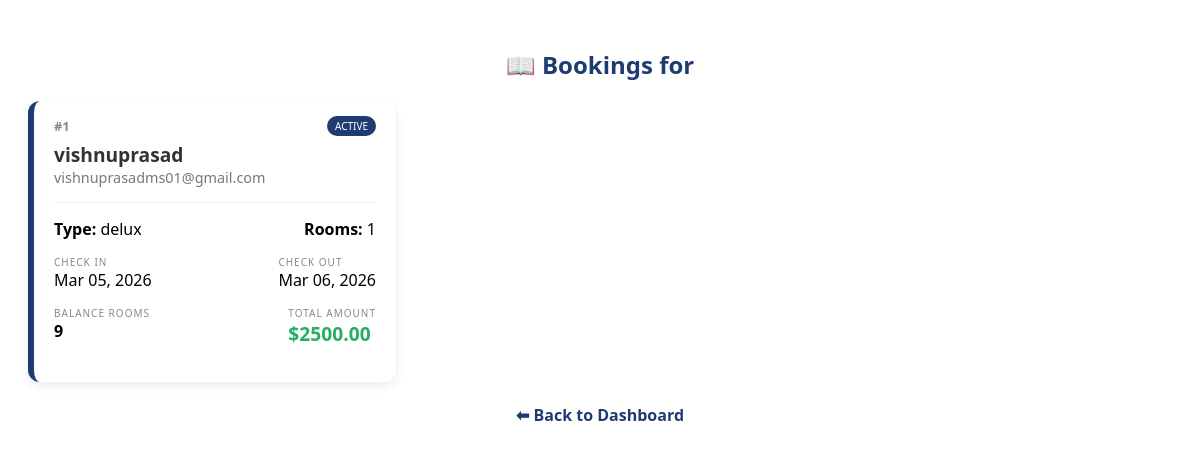
/hotel/dashboard/bookings/ (signed in), run on an earlier commit of the app's database.
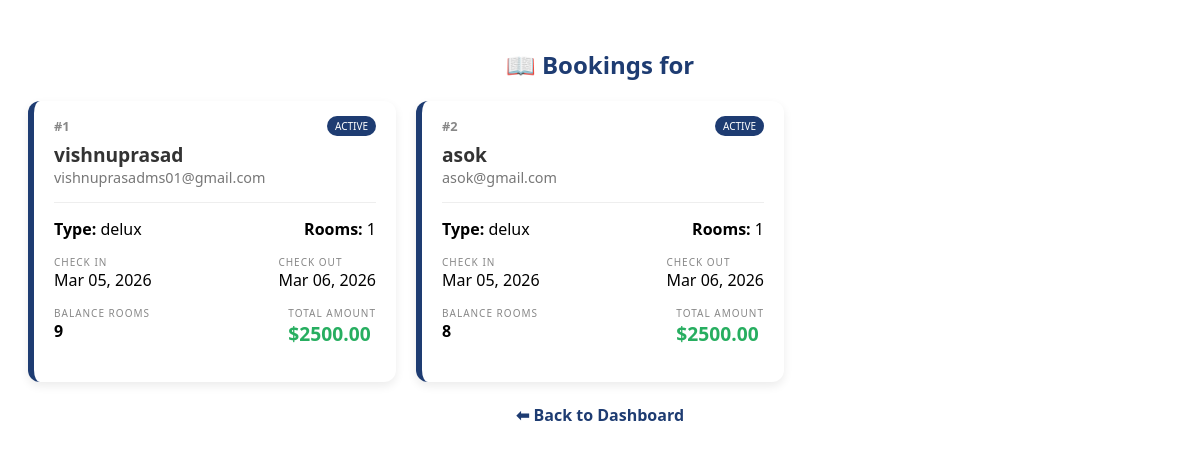
And on a later commit of the database.
### booking/models.py (models this page shows, shortened)
class Hotelbooking(models.Model):
    ROOM_CHOICES = (
        ('Normal', 'Normal'),
        ('2 star', '2 star'),
        ('5 star', '5 star'),
        ('delux', 'delux'),
    )
    user = models.ForeignKey(User, on_delete=models.CASCADE, related_name='bookings')
    hotel=models.ForeignKey(Hotel,on_delete=models.CASCADE,default=1)
    rooms=models.ForeignKey(Room,on_delete=models.CASCADE,default=1)
    assigned_room = models.ForeignKey(RoomNumber, on_delete=models.SET_NULL, null=True)
    room_type=models.CharField(max_length=100, choices=ROOM_CHOICES , default='Normal')
    name =models.CharField(max_length=100)
    email = models.EmailField()
    count = models.IntegerField()
    check_in = models.DateField()
    check_out = models.DateField()
    is_available =models.BooleanField(default=True)
    balance_rooms=models.IntegerField(default=0)
    total_amount=models.DecimalField (max_digits=10,decimal_places=2,default=0)

### booking/views.py (the view)
# urls.py: path('hotel/dashboard/bookings/',hotel_bookings_dashboard, name='hotel_bookings_dashboard'),
def hotel_bookings_dashboard(request):
    hotel_id = request.session.get('hotel_id')
    if not hotel_id:
        return redirect('hotels_login')
    bookings = Hotelbooking.objects.filter(hotel_id=hotel_id)
    return render(request, 'hotel_booking_dashboard.html', {
        'bookings': bookings
    })

### templates/hotel_booking_dashboard.html (shortened to what this page needs)
<div class="container" style="padding: 20px; font-family: 'Segoe UI', sans-serif;">
    <h2 style="text-align: center; color: #1e3c72;">📖 Bookings for {{ hotel.name }}</h2>
    <div class="booking-grid">
        {% now "Y-m-d" as today_str %}
        {% for booking in bookings %}
        <div class="booking-card {% if booking.check_out|date:'Y-m-d' < today_str %}expired{% endif %}">
            <div class="card-header">
                <span class="booking-id">#{{ booking.id }}</span>
                <span class="status-badge">
                    {% if booking.check_out|date:'Y-m-d' < today_str %}
                        Completed
                    {% else %}
                        Active
                    {% endif %}
                </span>
            </div>
            <div class="card-body">
                <div class="guest-name">{{ booking.name }}</div>
                <div class="guest-email">{{ booking.email }}</div>
                <hr>
                <div class="details-row">
                    <span><strong>Type:</strong> {{ booking.room_type }}</span>
                    <span><strong>Rooms:</strong> {{ booking.count }}</span>
                </div>
                <div class="date-row">
                    <div class="date-box">
                        <small>Check In</small>
                        <div>{{ booking.check_in|date:"M d, Y" }}</div>
                    </div>
                    <div class="date-box">
                        <small>Check Out</small>
                        <div>{{ booking.check_out|date:"M d, Y" }}</div>
                    </div>
                </div>
                <div class="financial-row">
                    <div>
                        <small>Balance Rooms</small>
                        <div class="val">{{ booking.balance_rooms }}</div>
                    </div>
                    <div>
                        <small>Total Amount</small>
                        <div class="val" style="color: #27ae60; font-size: 1.2rem;">${{ booking.total_amount }}</div>
                    </div>
                </div>
            </div>
        </div>
        {% empty %}
        <p style="text-align: center; width: 100%;">No bookings found for this hotel.</p>
        {% endfor %}
    </div>
    <br>
    <div style="text-align: center;">
        <a href="{% url 'hotel_dashboard' %}" style="text-decoration: none; color: #1e3c72; font-weight: bold;">
            ⬅ Back to Dashboard
        </a>
    </div>
</div>

### templates/hotel_booking_dashboard.html (style rules this page uses)
.booking-grid { display: grid; grid-template-columns: repeat(auto-fill, minmax(300px, 1fr)); gap: 20px; max-width: 1200px; margin: auto; }
.booking-card { background: white; border-radius: 12px; box-shadow: 0 4px 10px rgba(0,0,0,0.08); border-left: 6px solid #1e3c72; transition: 0.3s; }
.card-header { padding: 15px 20px 5px; display: flex; justify-content: space-between; align-items: center; }
.booking-id { font-size: 0.8rem; color: #888; font-weight: bold; }
.status-badge { background: #1e3c72; color: white; font-size: 10px; padding: 3px 8px; border-radius: 20px; text-transform: uppercase; }
.card-body { padding: 0 20px 20px; }
.guest-name { font-size: 1.2rem; font-weight: bold; color: #333; }
.guest-email { font-size: 0.9rem; color: #777; margin-bottom: 10px; }
.details-row, .date-row, .financial-row { display: flex; justify-content: space-between; margin: 15px 0; }
.date-box small, .financial-row small { display: block; color: #888; text-transform: uppercase; font-size: 10px; letter-spacing: 1px; }
.val { font-weight: bold; }
hr { border: 0; border-top: 1px solid #eee; margin: 15px 0; }

What changed in the data, as far as the page shows it:
added Hotelbooking: id "2", shows "ACTIVE", name "asok", email "asok@gmail.com", room_type "delux", count "1", check_in "Mar 05, 2026", check_out "Mar 06, 2026", balance_rooms "8", total_amount "2500.00"
